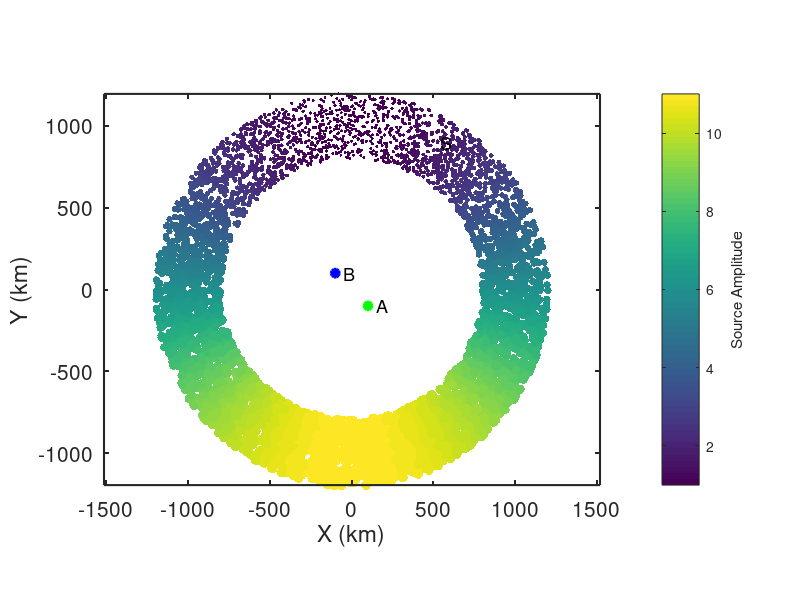

Write the MATLAB code that produced this figure. (Note: this script raises an error after producing the figure.)
% Simulate ambient noise within a homogeneous, isotropic, acoustic half-space 
% for random sources that form a finite-width donut with an azimuthal
% dependence to source amplitude.
%
% jbrussell - 7/2023

clear; close all;

addpath('../functions/');

dx = 10; % km
x = [-1000:dx:1000]; % km
y = [-1000:dx:1000]; % km
dt = 1; % sec
Ndays = 10;
t = [0:dt:60*60]; % [sec] daily time axis

% Location of virtual source (A)
x_Asrc = 100; % km
y_Asrc = -100; % km

% Location of receiver (B)
x_Brec = -100; % km
y_Brec = 100; % km

% Location of "source" ring (S)
N_sources = 5000; % Number of sources
N_excite = 1; % number of times to randomly excite each Source each hour
dr_S = 200; % [km] width of annulus, S
r_S = 1000 + (dr_S*2*rand(N_sources,1)' - dr_S); %1000; % [km] radius of source ring
% dtheta = 0.1;
theta_S = 360*rand(N_sources,1)'; %[0:dtheta:360-dtheta];
% r_S(theta_S>90 & theta_S<180) = []; % remove sector of sources
% theta_S(theta_S>90 & theta_S<180) = []; % remove sector of sources
x_S = r_S.*sind(theta_S);
y_S = r_S.*cosd(theta_S);
% amp_S = ones(size(x_S)); % amplitude of sources
amp_S = ones(size(theta_S)) .* (cosd(theta_S-180)*5+6); % amplitude of sources

% Medium properties
vel = 3.5; % [km/s] velocity of medium

% Define source type
source_type = 'ricker'; % 'ricker' or 'microseism'
% RICKER  (impulsive source)
f_cent = 1/8; % 1/100; % [1/s] dominant frequency of Ricker wavelet
% MICROSEISM  (continuous source)
fmin = 1/10; % minimum frequency to sum over
fmax = 1/3; % maximum frequency to sum over


figure(98); clf;
box on; hold on;
plot(x_Asrc,y_Asrc,'og','linewidth',2,'MarkerFaceColor','g');
text(x_Asrc+50,y_Asrc,'A','fontsize',13);
plot(x_Brec,y_Brec,'ob','linewidth',2,'MarkerFaceColor','b');
text(x_Brec+50,y_Brec,'B','fontsize',13);
scatter(x_S,y_S,amp_S*5,amp_S,'o','filled');
text(x_S(1),y_S(1)+75,'S','fontsize',13);
axis square; axis equal;
set(gca,'fontsize',15,'linewidth',1.5,'layer','top');
xlabel('X (km)');
ylabel('Y (km)');
cb = colorbar;
ylabel(cb,'Source Amplitude');
colormap(viridis);

%% Generate wavefield at ring of sources S

% Build frequency and time axes
Nt = length(t);
Fs = 1./dt;
f = Fs*(0:(Nt/2))/Nt;
time = ([0:Nt-1]-floor(Nt/2))*dt;  % build lagtime vector for plotting
time = [time(time<0), time(time>=0)];

% Expected time between A and B
R_A_B = sqrt((x_Asrc-x_Brec).^2 + (y_Asrc-y_Brec).^2); % [km] distance from A to B
t_A_B = R_A_B ./ vel;

% Theoretical prediction of ccf from Goran's class notes
ccf_pre = real(1 ./ sqrt(t_A_B.^2 - time.^2));
A = 1;
J0_pre = besselj(0,2*pi*f*t_A_B) * A;

cohsum = zeros(size(t));
ccf_auto = zeros(size(t));
ihrs_total = 0;
ccf_all = {};
cohsum_all = {};
ccf_misfit = [];
for iday = 1:Ndays
    for ihr = 1 : (24/(max(t)/60/60))
        % Generate wavefields at A and B due to random noise at all Si
        Si_A = zeros(size(t));
        Si_B = zeros(size(t));
        for isrc = 1:length(x_S)
            R_Si_A = sqrt((x_Asrc-x_S(isrc)).^2 + (y_Asrc-y_S(isrc)).^2); % [km] distance from Si to A
            R_Si_B = sqrt((x_Brec-x_S(isrc)).^2 + (y_Brec-y_S(isrc)).^2); % [km] distance from Si to B

            % Loop through and generate sources, Si
            for ii = 1:N_excite
                if strcmp(source_type,'ricker')
                    % Ricker wavelet
                    % Generate random wavelet start times
                    tshift = max(t) .* rand(1,1);
                    Si_A = Si_A + amp_S(isrc) .* ricker_wavelet(t-tshift,R_Si_A,vel,f_cent);
                    Si_B = Si_B + amp_S(isrc) .* ricker_wavelet(t-tshift,R_Si_B,vel,f_cent);
                elseif strcmp(source_type,'microseism')
                    freq = f(f>=fmin & f<=fmax);
                    phi_rand = (2*pi)*rand(1,length(freq)); % random phase between [0,2*pi]
                    Si_A = Si_A + amp_S(isrc) .* microseism_source(t,R_Si_A,vel,freq,phi_rand);
                    Si_B = Si_B + amp_S(isrc) .* microseism_source(t,R_Si_B,vel,freq,phi_rand);
                else
                    error('Source type must be ''ricker'' or ''microseism''');
                end
            end
        end
        
        % Taper waveform
        Si_A = cos_taper(Si_A);
        Si_B = cos_taper(Si_B);

        % Calculate power spectra
        fftA = fft(Si_A);
        % fftA = spectrumwhiten_smooth(fftA,0.001);
%         P_A = abs(fftA/Nt);
%         P_A = P_A(1:Nt/2+1);
%         P_A(2:end-1) = 2*P_A(2:end-1);
        fftB = fft(Si_B);
        % fftB = spectrumwhiten_smooth(fftB,0.001);
%         P_B = abs(fftB/Nt);
%         P_B = P_B(1:Nt/2+1);
%         P_B(2:end-1) = 2*P_B(2:end-1);

        % Calculate cross-correlation (A --> B Causal; B --> A Acausal)
        cohsum = cohsum + fftB.*conj(fftA) ./ abs(fftB) ./ abs(fftA);
        ccf = real(ifft(cohsum,Nt)); % inverse FFT to get time domain
        ccf = fftshift(ccf); % rearrange values as [-lag lag]
        ccf = detrend(ccf);
        ccf = cos_taper(ccf);
        
        % Auto-correlation
%         ccf_auto = ccf_auto + xcorr(Si_A,Si_A,floor(length(t)/2));
        
        ihrs_total = ihrs_total + 1;
        ccf_all{ihrs_total} = ccf;
        cohsum_all{ihrs_total} = cohsum;
        ccf_misfit(ihrs_total) = sum((ccf_all{ihrs_total} ./ max(ccf_all{ihrs_total}) - ccf_pre ./ max(ccf_pre)).^2) / length(ccf_pre);
        
        if 1 && mod(ihrs_total,12)==0
            figure(99); clf;
            set(gcf,'position',[2         206        1730         814]);
            
            subplot(2,2,1); box on; hold on;
            plot(x_Asrc,y_Asrc,'og','linewidth',2,'MarkerFaceColor','g');
            text(x_Asrc+50,y_Asrc,'A','fontsize',13);
            plot(x_Brec,y_Brec,'ob','linewidth',2,'MarkerFaceColor','b');
            text(x_Brec+50,y_Brec,'B','fontsize',13);
            scatter(x_S,y_S,amp_S*5,amp_S,'o','filled');
            text(x_S(1),y_S(1)+75,'S','fontsize',13);
            axis square;
            set(gca,'fontsize',15,'linewidth',1.5,'layer','top');
            xlabel('X (km)');
            ylabel('Y (km)');
            cb = colorbar;
            ylabel(cb,'Source Amplitude');
            colormap(viridis);
            
            subplot(2,2,3); box on; hold on;
            plot([1:ihrs_total],ccf_misfit,'-b','linewidth',2);
            plot(ihrs_total,ccf_misfit(ihrs_total),'ok','linewidth',1,'markersize',12,'MarkerFaceColor','b');
            set(gca,'fontsize',15,'linewidth',1.5);
            xlabel('Data length (hr)');
            ylabel('Misfit');

            subplot(2,2,2); box on; hold on;
%             ccf_pre_conv = conv(ccf_pre,ccf_auto,'same');
            plot(time,ccf_all{ihrs_total} ./ max(ccf_all{ihrs_total}),'-k','linewidth',2);
            plot(time,ccf_pre ./ max(ccf_pre),'-r','linewidth',1);
%             plot(time,ccf_pre_conv ./ max(ccf_pre_conv),'--g','linewidth',1);
            set(gca,'fontsize',15,'linewidth',1.5)
            xlim([-200 200]);
            title([num2str(ihrs_total),' hrs']);
            xlabel('Lag Time (s)');
            ylabel('CCF_{A,B}');

            P_ccf = abs(cohsum_all{ihrs_total}/Nt);
            P_ccf = P_ccf(1:Nt/2+1);
            P_ccf(2:end-1) = 2*P_ccf(2:end-1);

%             subplot(2,1,2); box on; hold on;
%             plot(1./f,P_ccf,'-b');
%             plot(1./f,smooth(P_ccf,20),'-k','linewidth',2);
%             plot(1./f_cent*[1 1],[min(P_ccf) max(P_ccf)],'--r','linewidth',1.5);
%             % xlim([0 500]);
%             set(gca,'fontsize',15,'linewidth',1.5,'xscale','log','yscale','log')
%             xlabel('Period (s)');

            subplot(2,2,4); box on; hold on;
            J0 = real(cohsum_all{ihrs_total}(1:Nt/2+1));
            plot(f,J0 ./ rms(J0),'-b');
            plot(f,smooth(J0,10) ./ rms(J0),'-k','linewidth',2);
            plot(f,J0_pre ./ rms(J0_pre),'-r','linewidth',1);
            plot(f_cent*[1 1],[0 1],'--r','linewidth',1.5);
            % xlim([0 500]);
            set(gca,'fontsize',15,'linewidth',1.5,'xscale','linear','yscale','linear')
            xlabel('Freq (Hz)');
            ylabel('J_0');
            xlim([0 max(f)]);

            drawnow;
        end
    end
end

%%
clear OUTmovie

is_movieout = 1;

if is_movieout
        
    OUTmovie(length(1:1:ihrs_total)) = struct('cdata',[],'colormap',[]);
    OUTit = 0;
    for ii = 1:1:ihrs_total
    
        figure(3); clf;
        set(gcf,'position',[2         206        1730         814],'color','w');
        
        subplot(2,2,1); box on; hold on;
        plot(x_Asrc,y_Asrc,'og','linewidth',2,'MarkerFaceColor','g');
        text(x_Asrc+50,y_Asrc,'A','fontsize',13);
        plot(x_Brec,y_Brec,'ob','linewidth',2,'MarkerFaceColor','b');
        text(x_Brec+50,y_Brec,'B','fontsize',13);
        scatter(x_S,y_S,amp_S*5,amp_S,'o','filled');
        text(x_S(1),y_S(1)+75,'S','fontsize',13);
        axis square; axis equal;
        set(gca,'fontsize',15,'linewidth',1.5,'layer','top');
        xlabel('X (km)');
        ylabel('Y (km)');
        cb = colorbar;
        ylabel(cb,'Source Amplitude');
        colormap(viridis);
        
        subplot(2,2,3); box on; hold on;
        plot([1:ii],ccf_misfit(1:ii),'-b','linewidth',2);
        plot(ii,ccf_misfit(ii),'ok','linewidth',1,'markersize',12,'MarkerFaceColor','b');
        set(gca,'fontsize',15,'linewidth',1.5);
        xlim([0 length(ccf_misfit)]);
        ylim([0 max(ccf_misfit)]);
        xlabel('Data length (hr)');
        ylabel('Misfit');
        
        subplot(2,2,2); box on; hold on;
%         ccf_pre_conv = conv(ccf_pre,ccf_auto,'same');
        plot(time,ccf_all{ii} ./ max(ccf_all{ii}),'-k','linewidth',2);
        plot(time,ccf_pre ./ max(ccf_pre),'-r','linewidth',1);
%         plot(time,ccf_pre_conv ./ max(ccf_pre_conv),'--g','linewidth',1);
        set(gca,'fontsize',15,'linewidth',1.5)
        xlim([-200 200]);
        ylim([-0.3 1.1]);
        title([num2str(ii),' hrs']);
        xlabel('Lag Time (s)');
        ylabel('CCF_{A,B}');

        P_ccf = abs(cohsum_all{ii}/Nt);
        P_ccf = P_ccf(1:Nt/2+1);
        P_ccf(2:end-1) = 2*P_ccf(2:end-1);

%         subplot(2,1,2); box on; hold on;
%         plot(1./f,P_ccf,'-b');
%         plot(1./f,smooth(P_ccf,20),'-k','linewidth',2);
%         plot(1./f_cent*[1 1],[min(P_ccf) max(P_ccf)],'--r','linewidth',1.5);
%         % xlim([0 500]);
%         set(gca,'fontsize',15,'linewidth',1.5,'xscale','log','yscale','log')
%         xlabel('Period (s)');
        
        subplot(2,2,4); box on; hold on;
        J0 = real(cohsum_all{ii}(1:Nt/2+1));
        plot(f,J0 ./ rms(J0),'-b');
        plot(f,smooth(J0,10) ./ rms(J0),'-k','linewidth',2);
        plot(f,J0_pre ./ rms(J0_pre),'-r','linewidth',1);
        plot(f_cent*[1 1],[0 1],'--r','linewidth',1.5);
        % xlim([0 500]);
        set(gca,'fontsize',15,'linewidth',1.5,'xscale','linear','yscale','linear')
        xlabel('Freq (Hz)');
        ylabel('J_0');
        xlim([0 max(f)]);

        drawnow;

        OUTit = OUTit + 1;
        rect = get(gcf,'Position'); rect(1:2) = [0 0]; 
        OUTmovie(OUTit) = getframe(gcf,rect);
    end
    
%     vid = VideoWriter(['noise_ccf_build_Sdonut_skewed','.avi']);
    vid = VideoWriter(['noise_ccf_build_Sdonut_skewed'],'MPEG-4');
    vid.FrameRate = 10;
    open(vid);
    OUTmovie(1) = [];
    writeVideo(vid,OUTmovie);
    close(vid);
end
